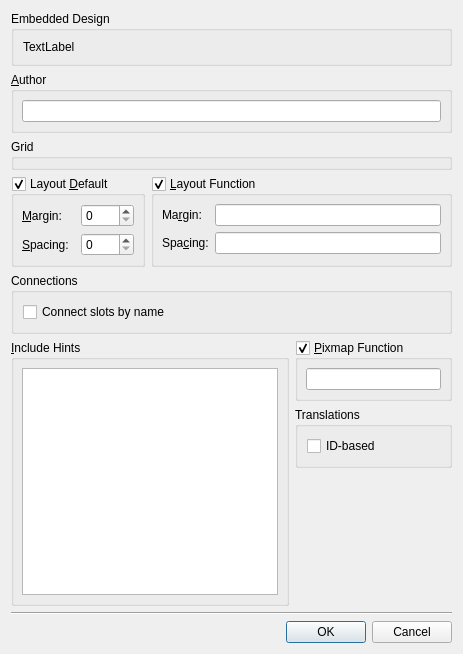
<?xml version="1.0" encoding="UTF-8"?>
<ui version="4.0">
 <comment>*********************************************************************
**
** Copyright (C) 2016 The Qt Company Ltd.
** Contact: https://www.qt.io/licensing/
**
** This file is part of the Qt Designer of the Qt Toolkit.
**
** $QT_BEGIN_LICENSE:GPL-EXCEPT$
** Commercial License Usage
** Licensees holding valid commercial Qt licenses may use this file in
** accordance with the commercial license agreement provided with the
** Software or, alternatively, in accordance with the terms contained in
** a written agreement between you and The Qt Company. For licensing terms
** and conditions see https://www.qt.io/terms-conditions. For further
** information use the contact form at https://www.qt.io/contact-us.
**
** GNU General Public License Usage
** Alternatively, this file may be used under the terms of the GNU
** General Public License version 3 as published by the Free Software
** Foundation with exceptions as appearing in the file LICENSE.GPL3-EXCEPT
** included in the packaging of this file. Please review the following
** information to ensure the GNU General Public License requirements will
** be met: https://www.gnu.org/licenses/gpl-3.0.html.
**
** $QT_END_LICENSE$
**
*********************************************************************</comment>
 <class>FormWindowSettings</class>
 <widget class="QDialog" name="FormWindowSettings">
  <property name="geometry">
   <rect>
    <x>0</x>
    <y>0</y>
    <width>463</width>
    <height>654</height>
   </rect>
  </property>
  <property name="windowTitle">
   <string>Form Settings</string>
  </property>
  <layout class="QGridLayout">
   <item row="9" column="0" colspan="2">
    <widget class="QDialogButtonBox" name="buttonBox">
     <property name="orientation">
      <enum>Qt::Horizontal</enum>
     </property>
     <property name="standardButtons">
      <set>QDialogButtonBox::Cancel|QDialogButtonBox::Ok</set>
     </property>
    </widget>
   </item>
   <item row="2" column="0" colspan="2">
    <widget class="qdesigner_internal::GridPanel" name="gridPanel">
     <property name="title">
      <string>Grid</string>
     </property>
    </widget>
   </item>
   <item row="5" column="0" rowspan="3">
    <widget class="QGroupBox" name="includeHintsGroupBox">
     <property name="title">
      <string>&amp;Include Hints</string>
     </property>
     <layout class="QVBoxLayout">
      <property name="spacing">
       <number>6</number>
      </property>
      <property name="leftMargin">
       <number>8</number>
      </property>
      <property name="topMargin">
       <number>8</number>
      </property>
      <property name="rightMargin">
       <number>8</number>
      </property>
      <property name="bottomMargin">
       <number>8</number>
      </property>
      <item>
       <widget class="QTextEdit" name="includeHintsTextEdit"/>
      </item>
     </layout>
    </widget>
   </item>
   <item row="6" column="1">
    <widget class="QGroupBox" name="translationsGroupBox">
     <property name="title">
      <string>Translations</string>
     </property>
     <layout class="QVBoxLayout" name="verticalLayout_2">
      <item>
       <widget class="QCheckBox" name="idBasedTranslationsCheckBox">
        <property name="text">
         <string>ID-based</string>
        </property>
       </widget>
      </item>
     </layout>
    </widget>
   </item>
   <item row="5" column="1">
    <layout class="QHBoxLayout">
     <property name="spacing">
      <number>6</number>
     </property>
     <property name="leftMargin">
      <number>0</number>
     </property>
     <property name="topMargin">
      <number>0</number>
     </property>
     <property name="rightMargin">
      <number>0</number>
     </property>
     <property name="bottomMargin">
      <number>0</number>
     </property>
     <item>
      <widget class="QGroupBox" name="pixmapFunctionGroupBox">
       <property name="title">
        <string>&amp;Pixmap Function</string>
       </property>
       <property name="checkable">
        <bool>true</bool>
       </property>
       <layout class="QVBoxLayout">
        <property name="spacing">
         <number>6</number>
        </property>
        <property name="leftMargin">
         <number>8</number>
        </property>
        <property name="topMargin">
         <number>8</number>
        </property>
        <property name="rightMargin">
         <number>8</number>
        </property>
        <property name="bottomMargin">
         <number>8</number>
        </property>
        <item>
         <widget class="QLineEdit" name="pixmapFunctionLineEdit"/>
        </item>
       </layout>
      </widget>
     </item>
    </layout>
   </item>
   <item row="8" column="0" colspan="2">
    <widget class="Line" name="line">
     <property name="orientation">
      <enum>Qt::Horizontal</enum>
     </property>
    </widget>
   </item>
   <item row="1" column="0" colspan="2">
    <widget class="QGroupBox" name="pixmapFunctionGroupBox_2">
     <property name="title">
      <string>&amp;Author</string>
     </property>
     <layout class="QVBoxLayout">
      <property name="spacing">
       <number>6</number>
      </property>
      <property name="leftMargin">
       <number>8</number>
      </property>
      <property name="topMargin">
       <number>8</number>
      </property>
      <property name="rightMargin">
       <number>8</number>
      </property>
      <property name="bottomMargin">
       <number>8</number>
      </property>
      <item>
       <widget class="QLineEdit" name="authorLineEdit"/>
      </item>
     </layout>
    </widget>
   </item>
   <item row="7" column="1">
    <spacer>
     <property name="orientation">
      <enum>Qt::Vertical</enum>
     </property>
     <property name="sizeHint" stdset="0">
      <size>
       <width>111</width>
       <height>115</height>
      </size>
     </property>
    </spacer>
   </item>
   <item row="0" column="0" colspan="2">
    <widget class="QGroupBox" name="embeddedGroupBox">
     <property name="title">
      <string>Embedded Design</string>
     </property>
     <layout class="QVBoxLayout" name="verticalLayout">
      <item>
       <widget class="QLabel" name="deviceProfileLabel">
        <property name="text">
         <string notr="true">TextLabel</string>
        </property>
       </widget>
      </item>
     </layout>
    </widget>
   </item>
   <item row="3" column="0" colspan="2">
    <layout class="QHBoxLayout">
     <property name="spacing">
      <number>6</number>
     </property>
     <property name="leftMargin">
      <number>0</number>
     </property>
     <property name="topMargin">
      <number>0</number>
     </property>
     <property name="rightMargin">
      <number>0</number>
     </property>
     <property name="bottomMargin">
      <number>0</number>
     </property>
     <item>
      <widget class="QGroupBox" name="layoutDefaultGroupBox">
       <property name="title">
        <string>Layout &amp;Default</string>
       </property>
       <property name="checkable">
        <bool>true</bool>
       </property>
       <layout class="QGridLayout">
        <property name="leftMargin">
         <number>8</number>
        </property>
        <property name="topMargin">
         <number>8</number>
        </property>
        <property name="rightMargin">
         <number>8</number>
        </property>
        <property name="bottomMargin">
         <number>8</number>
        </property>
        <property name="spacing">
         <number>6</number>
        </property>
        <item row="1" column="0">
         <widget class="QLabel" name="label_2">
          <property name="text">
           <string>&amp;Spacing:</string>
          </property>
          <property name="buddy">
           <cstring>defaultSpacingSpinBox</cstring>
          </property>
         </widget>
        </item>
        <item row="0" column="0">
         <widget class="QLabel" name="label">
          <property name="text">
           <string>&amp;Margin:</string>
          </property>
          <property name="buddy">
           <cstring>defaultMarginSpinBox</cstring>
          </property>
         </widget>
        </item>
        <item row="1" column="1">
         <widget class="QSpinBox" name="defaultSpacingSpinBox"/>
        </item>
        <item row="0" column="1">
         <widget class="QSpinBox" name="defaultMarginSpinBox"/>
        </item>
       </layout>
      </widget>
     </item>
     <item>
      <widget class="QGroupBox" name="layoutFunctionGroupBox">
       <property name="title">
        <string>&amp;Layout Function</string>
       </property>
       <property name="checkable">
        <bool>true</bool>
       </property>
       <layout class="QGridLayout">
        <property name="leftMargin">
         <number>8</number>
        </property>
        <property name="topMargin">
         <number>8</number>
        </property>
        <property name="rightMargin">
         <number>8</number>
        </property>
        <property name="bottomMargin">
         <number>8</number>
        </property>
        <property name="spacing">
         <number>6</number>
        </property>
        <item row="1" column="1">
         <widget class="QLineEdit" name="spacingFunctionLineEdit"/>
        </item>
        <item row="0" column="1">
         <widget class="QLineEdit" name="marginFunctionLineEdit"/>
        </item>
        <item row="0" column="0">
         <widget class="QLabel" name="label_3">
          <property name="text">
           <string>Ma&amp;rgin:</string>
          </property>
          <property name="buddy">
           <cstring>marginFunctionLineEdit</cstring>
          </property>
         </widget>
        </item>
        <item row="1" column="0">
         <widget class="QLabel" name="label_3_2">
          <property name="text">
           <string>Spa&amp;cing:</string>
          </property>
          <property name="buddy">
           <cstring>spacingFunctionLineEdit</cstring>
          </property>
         </widget>
        </item>
       </layout>
      </widget>
     </item>
    </layout>
   </item>
   <item row="4" column="0" colspan="2">
    <widget class="QGroupBox" name="connectionsGroupBox">
     <property name="title">
      <string>Connections</string>
     </property>
     <layout class="QVBoxLayout" name="verticalLayout_3">
      <item>
       <widget class="QCheckBox" name="connectSlotsByNameCheckBox">
        <property name="text">
         <string>Connect slots by name</string>
        </property>
       </widget>
      </item>
     </layout>
    </widget>
   </item>
  </layout>
 </widget>
 <customwidgets>
  <customwidget>
   <class>qdesigner_internal::GridPanel</class>
   <extends>QGroupBox</extends>
   <header location="global">private/qextDesignerGridPanel_p.h</header>
   <container>1</container>
  </customwidget>
 </customwidgets>
 <tabstops>
  <tabstop>authorLineEdit</tabstop>
  <tabstop>defaultMarginSpinBox</tabstop>
  <tabstop>defaultSpacingSpinBox</tabstop>
  <tabstop>marginFunctionLineEdit</tabstop>
  <tabstop>spacingFunctionLineEdit</tabstop>
  <tabstop>pixmapFunctionLineEdit</tabstop>
 </tabstops>
 <resources/>
 <connections>
  <connection>
   <sender>buttonBox</sender>
   <signal>accepted()</signal>
   <receiver>FormWindowSettings</receiver>
   <slot>accept()</slot>
   <hints>
    <hint type="sourcelabel">
     <x>294</x>
     <y>442</y>
    </hint>
    <hint type="destinationlabel">
     <x>150</x>
     <y>459</y>
    </hint>
   </hints>
  </connection>
  <connection>
   <sender>buttonBox</sender>
   <signal>rejected()</signal>
   <receiver>FormWindowSettings</receiver>
   <slot>reject()</slot>
   <hints>
    <hint type="sourcelabel">
     <x>373</x>
     <y>444</y>
    </hint>
    <hint type="destinationlabel">
     <x>357</x>
     <y>461</y>
    </hint>
   </hints>
  </connection>
 </connections>
</ui>
